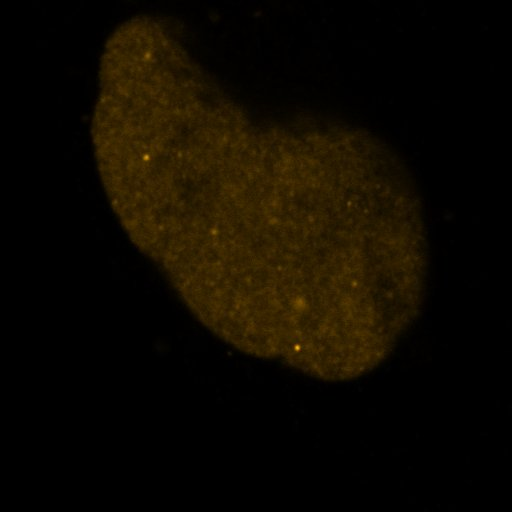
#> input picture data_examples/C2_MP_U2OS_fixed_20nMJF549_ORC1_MGS1.nd2_(series_01).jpg, 512 x 512 px
$ python -i foci.py   (imports and definitions only)
#> lines starting #> are read from the running program, lines starting #| are printed output that depends on the picture
import pandas as pd
import numpy as np
import matplotlib.pyplot as plt
from pathlib import Path

from skimage import io, filters, morphology, segmentation, segmentation, exposure
from skimage.feature import peak_local_max
from scipy import ndimage as ndi
from skimage import io, filters, morphology, measure, segmentation, segmentation, exposure

from pathlib import Path
import traceback

def process_image(image_path, threshold_factor=3,  min_area=2, min_distance=5, plot=True, save_path=None):
    # Download image
#> called with threshold_factor = 3, min_area = 2, min_distance = 5, plot = True
    image = io.imread(image_path)
#> image is the input picture: shape (512, 512, 3); mean R, G, B 14, 9.2, 0.4
    image_name = Path(image_path).stem

    threshold = filters.threshold_otsu(image)
#> threshold = 21

    binary_mask = image > threshold * threshold_factor
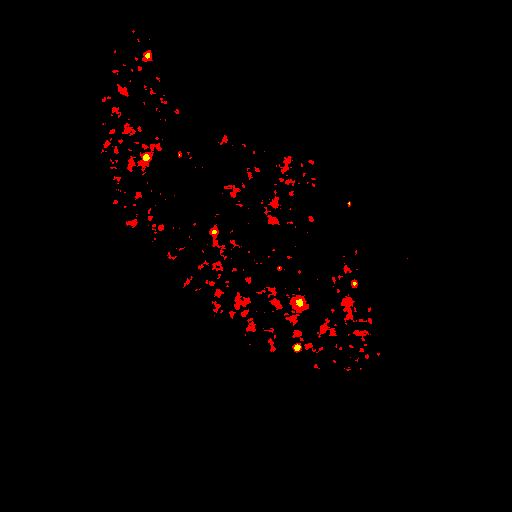
#> binary_mask: shape (512, 512, 3) bool; mean R, G, B 0.0174, 0.00066, 0

    clean_mask = morphology.remove_small_objects(
        binary_mask,
        min_size=min_area
    )

    image_float = image.astype(np.float32)
    distance = ndi.distance_transform_edt(clean_mask)
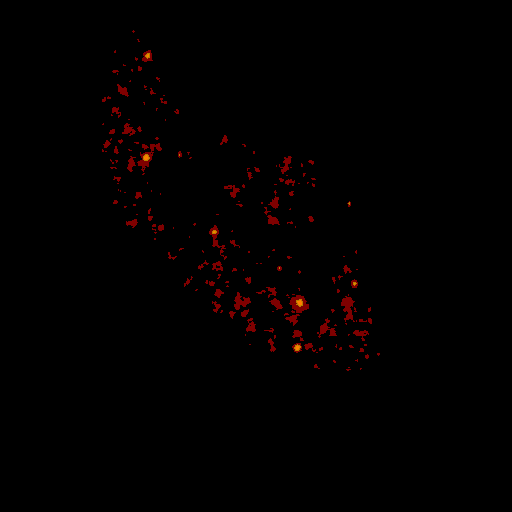
#> distance: shape (512, 512, 3) float64; mean R, G, B 0.0176, 0.00066, 0; drawn with min black and max white

    # Detect candidate centers
    coordinates = peak_local_max(
        distance,
        min_distance=min_distance,
        labels=clean_mask
    )
#> coordinates = empty array

    markers = np.zeros_like(clean_mask, dtype=np.int32)

    for i, (y, x) in enumerate(coordinates, start=1):
        markers[y, x] = i
#> this loop made 0 passes
#> markers: shape (512, 512, 3) int32; every value is 0

    labels = segmentation.watershed(
        -distance,
        markers,
        mask=clean_mask
    )

#> (the run stopped early here; a loop or call above may not have finished)
